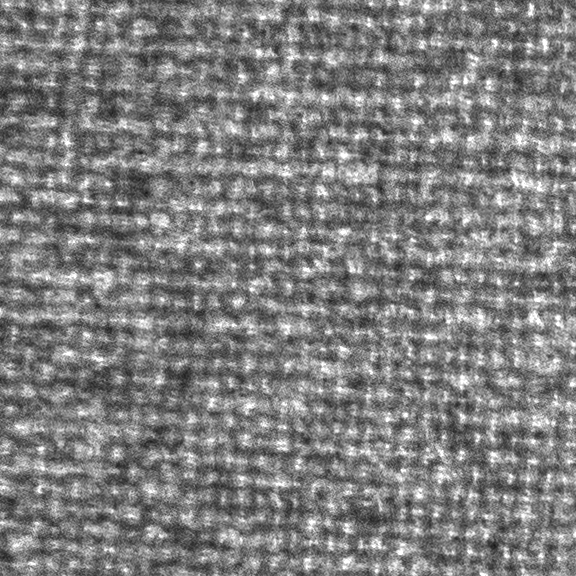
#> input picture 1.~B4/soturon/PSS_PYTHON/backup/samples/blanket1-a-p001.png, 576 x 576 px, given in place of CountExamp1.o.jpg, which was not available
$ jupyter execute --allow-errors Texture_synth_original.ipynb   (Python 2 division)
#> lines starting #> are read from the running program, lines starting #| are printed output that depends on the picture; pictures that were not available may be replaced by others from this repository, and a replacement may not be noted
### 1.~B4/soturon/PSS_PYTHON/backup/texture_analysis_g.py
'''

	Texture Analysis (Gray Scale Version)

	this is a port of textureSynth/textureAnalysis.m by J. Portilla and E. Simoncelli.
	http://www.cns.nyu.edu/~lcv/texture/


'''

import numpy as np
import matplotlib.pyplot as plt
from scipy.stats import skew, kurtosis
from PIL import Image
import sys, os, copy
import logging

import sutils
import steerable_pyramid_mat as steerable

SCRIPT_NAME = os.path.basename(__file__)
# logging
LOG_FMT = "[%(name)s] %(asctime)s %(levelname)s %(lineno)s %(message)s"
logging.basicConfig(level=logging.DEBUG, format=LOG_FMT)
LOGGER = logging.getLogger(os.path.basename(__file__))

class TextureAnalysis():
	def __init__(self, image, xres, yres, n, k, m):
		self.IMAGE_ARRAY = image # array
		self.XRES = xres # horizontal resolution (must be odd)
		self.YRES = yres # vertical resolution (must be odd)
		self.K = k # num. of orientation
		self.N = n # depth
		self.M = m # window size (must be odd)

		### mean and covariances of original image
		self.MEAN_RGB = np.array([])
		self.COV_RGB = np.array([])

		### marginal statistics of original image
		self.IM_MAR = np.array([])
		self.IM_CA = np.array([])

		## Steerable Pyramid
		self.LR = {}
		self.LR_MAR = np.array([])
		self.LR_MMEAN = 0.
		self.LR_CA = np.array([])

		self.BND = []
		self.BND_M = []
		self.BND_MCOR = []
		self.BND_MMAR = []
		self.BND_R = []
		self.BND_P = []
		self.BND_RP = []
		self.BND_IP = []
		self.H0 = {}
		self.H0_PRO = 0.

		self.COV_LR = np.array([])

		self.CF_MAR = []
		self.CF_CA = []
		self.CF_COUS = []
		self.CF_RCOU = []
		self.CF_CPAR = []
		self.CF_RPAR = []

	'''
		Analyse
	'''
	def analyse(self):
		la = int((self.M -1)/2)
		# marginal statistics of original image.
		self.IM_MAR = sutils.mrg_stats(self.IMAGE_ARRAY)

		# covariance matrix of orignal image
		self.IM_VAR = self.IM_MAR[1]

		# (a1) central auto correlation of image
		self.IM_CA = sutils.get_acorr(self.IMAGE_ARRAY, self.M)


		# add noise (according to textureAnalysis.m)
		# this is not neccesary.

		#noise = np.random.normal(0, 1, self.IMAGE_ARRAY.shape[0] * self.IMAGE_ARRAY.shape[1]).reshape(self.IMAGE_ARRAY.shape[0], self.IMAGE_ARRAY.shape[1])
		#noise = (noise * self.IM_MAR[4] - self.IM_MAR[5]) / 1000.
		#self.IMAGE_ARRAY = self.IMAGE_ARRAY + noise

		#-----------------------------------------
		# create steerable pyramid
		_sp = steerable.SteerablePyramid(self.IMAGE_ARRAY, self.XRES, self.YRES, self.N, self.K, '', '', 0)
		_sp.create_pyramids()

		#-----------------------------------------
		# lowpass residual
		lr = copy.deepcopy(_sp.LR)
		## marginal statistics of LR
		self.LR_MMEAN = np.mean(np.abs(lr['s']))
		## subtract mean : according to textureColorAnalysis.m
		_mean = np.mean(lr['s'].real)
		lr['s'] = lr['s'].real - _mean
		lr['f'] = np.fft.fftshift(np.fft.fft2(lr['s']))
		self.LR = lr
		## marginal statistics of lowpass residual
		## get L0 of LR of small size.(this tric is for synthesis process)
		_s = steerable.SteerablePyramid(lr['s'], lr['s'].shape[1], lr['s'].shape[0], 1, self.K, '', '', 0)
		_s.create_pyramids()

		# initial value of coarse to fine
		im = _s.L0['s'].real
		self.LR_CA = sutils.get_acorr(im, self.M)

		## marginal statistics of LR
		self.LR_MAR = sutils.mrg_stats(im)
		vari = self.LR_CA[la,la]
		## matlabに合わせる．
		if ( vari / self.IM_MAR[1] ) > 1e-6:
			self.LR_MAR[2] = np.mean(im.flatten()**3) / vari**1.5
			self.LR_MAR[3] = np.mean(im.flatten()**4) / vari**2
		else:
			self.LR_MAR[2] = 0
			self.LR_MAR[3] = 3

		#-----------------------------------------
		# bandpass
		bnd = copy.deepcopy(_sp.BND)
		self.BND = bnd

		_b_m, _b_r, _b_i = sutils.trans_b(bnd)
		## marginal statistics of magnitude
		self.BND_MMAR = sutils.mrg_b(_b_m)
		## magnitude
		for i in range(len(_b_m)):
			for k in range(len(_b_m[i])):
				_b_m[i][k] -= np.mean(_b_m[i][k])
		self.BND_M = _b_m
		## central auto-correlation of magnitude (this is 'ace' in textureColorAnalysis.m)
		self.BND_MCOR = sutils.autocorr_b(_b_m, self.M)
		## real values
		self.BND_R = _b_r

		_b_p, _b_rp, _b_ip = sutils.get_parent_g(copy.deepcopy(_sp.BND))
		## maginitude of parent bandpass  (this is 'parent' in textureColorAnalysis.m)
		self.BND_P = _b_p
		## real values of parent bandpass (this is half of 'rparent' in textureColorAnalysis.m)
		self.BND_RP = _b_rp
		## imaginary values of parent bandpass (this is half of 'rparent' in textureColorAnalysis.m)
		self.BND_IP = _b_ip

		#-----------------------------------------
		# highpass residual
		_b = copy.deepcopy(_sp.H0)
		self.H0 = _b
		## marginal statistics of highpass residual
		self.H0_PRO = np.var(_b['s'].real,ddof=0)

		#-----------------------------------------
		# statistics for coarse to fine
		_ms = []
		_ac = []
		_cou = []
		for dp in range(self.N-1, -1, -1):
			# create steerable pyramid (create filters only)
			_z = np.zeros_like(bnd[dp][0]['s'])
			_s = steerable.SteerablePyramid(_z, _z.shape[1], _z.shape[0], 1, self.K, '', '', 0)
			# reconstruct dummy pyramid
			_recon = np.zeros_like(_z)
			for k in range(self.K):
 			#	_recon += _s.B_FILT[0][k] * bnd[dp][k]['f']
				_recon += ( (1j)**(self.K-1) ) * _s.B_FILT[0][k] * np.fft.fftshift( np.fft.fft2( bnd[dp][k]['s'].real ) )
			#	_recon += ( (1j)**(self.K-1) ) * _s.B_FILT[0][k] * bnd[dp][k]['f']
			_recon = _recon * _s.L0_FILT
			_recon = np.fft.ifft2(np.fft.ifftshift(_recon)).real

			# expand
			im = sutils.expand(im, 2).real / 4.
			im = im.real + _recon

			# marginal statistics
			_ms.append(sutils.mrg_stats(im))
			# central auto correlations
			_ac.append(sutils.get_acorr(im, self.M))

		self.CF_MAR = _ms[::-1]
		self.CF_CA = _ac[::-1] # this is 'acr' in textureColorAnalysis.m

		#-----------------------------------------
		# auto correlartion matrix of lowpass residual (2 slided)
		self.COV_LR = sutils.cov_lr_g(self.LR)

		# coarse to fine loop (Get statistics of Bandpass)
		for dp in range(self.N-1, -1, -1):

			# combine colors
			cousins = sutils.cori_b(self.BND_M, dp)
			## save covariance matrices
			_tmp = np.dot(cousins.T, cousins) / cousins.shape[0]
			self.CF_COUS.append(copy.deepcopy(_tmp))

			bnd_r = []
			for k in range(self.K):
				bnd_r.append(self.BND[dp][k]['s'].real)

			rcousins = sutils.cori_bc(bnd_r, dp)
			# save covariance matrices
			_tmp = np.dot(rcousins.T, rcousins) / rcousins.shape[0]
			self.CF_RCOU.append(copy.deepcopy(_tmp))

			if dp < self.N-1:
				parents = self.BND_P[dp]
				# save covariance matrices
				_tmp = np.dot(cousins.T, parents) / cousins.shape[0]
				self.CF_CPAR.append(copy.deepcopy(_tmp))

				rparents = sutils.cori_rp(self.BND_RP, self.BND_IP, dp)
				# save covariance matrices
				_tmp = np.dot(rcousins.T, rparents) / rcousins.shape[0]
				self.CF_RPAR.append(copy.deepcopy(_tmp))


		self.CF_COUS = self.CF_COUS[::-1]
		self.CF_RCOU = self.CF_RCOU[::-1]
		self.CF_RPAR = self.CF_RPAR[::-1]
		self.CF_CPAR = self.CF_CPAR[::-1]

		return None

### 1.~B4/soturon/PSS_PYTHON/sutils.py
import numpy as np
import math
from scipy.stats import skew, kurtosis
from sklearn.decomposition import PCA
import os
import logging

#SCRIPT_NAME = os.path.basename(__file__)

# logging
LOG_FMT = "[%(name)s] %(asctime)s %(levelname)s %(lineno)s %(message)s"
logging.basicConfig(level=logging.DEBUG, format=LOG_FMT)
LOGGER = logging.getLogger(os.path.basename(__file__))

PS = 1e-6

'''
	Upsampling

	this is a port of textureSynth/expand.m by J. Portilla and E. Simoncelli.
	http://www.cns.nyu.edu/~lcv/texture/
	https://github.com/LabForComputationalVision/textureSynth

'''
# [34 lines left out: function expand, not called in this run]


'''
	Downsampling

	this is a port of textureSynth/shrink.m by J. Portilla and E. Simoncelli.
	https://github.com/LabForComputationalVision/textureSynth

	http://www.cns.nyu.edu/~lcv/texture/

'''
# [18 lines left out: function shrink, not called in this run]

'''
	Doubling phases

	this is a port of textureSynth/modskew.m by J. Portilla and E. Simoncelli.
	https://github.com/LabForComputationalVision/textureSynth

'''
# [11 lines left out: function double_phase, not called in this run]

# [11 lines of commented-out code are left out]


'''
	modify skewness

	this is a port of textureSynth/modskew.m by J. Portilla and E. Simoncelli.
	https://github.com/LabForComputationalVision/textureSynth

	http://www.cns.nyu.edu/~lcv/texture/

'''
# [121 lines left out: function mod_skew, not called in this run]


'''
	modify kurtosis

	this is a port of textureSynth/modkurt.m by J. Portilla and E. Simoncelli.
	https://github.com/LabForComputationalVision/textureSynth

	http://www.cns.nyu.edu/~lcv/texture/

'''

# [106 lines left out: functions SNR, mod_kurt, not called in this run]


'''
	modify auto correlation

	this is a port of textureSynth/modacor22.m by J. Portilla and E. Simoncelli.
	https://github.com/LabForComputationalVision/textureSynth

	http://www.cns.nyu.edu/~lcv/texture/

'''
# [70 lines left out: function mod_acorr, not called in this run]


'''
	adjust correlation

	this is a port of textureSynth/adjustCorr1s.m by J. Portilla and E. Simoncelli.
	https://github.com/LabForComputationalVision/textureSynth

	http://www.cns.nyu.edu/~lcv/texture/

'''
# [38 lines left out: function adjust_corr1, not called in this run]


'''
	adjust correlation

	this is a port of textureSynth/adjustCorr2s.m by J. Portilla and E. Simoncelli.
	https://github.com/LabForComputationalVision/textureSynth

	http://www.cns.nyu.edu/~lcv/texture/

'''

# [99 lines left out: functions adjust_corr2s, adjust_corr2, not called in this run]


'''
	calicurate auto correlation

'''
def get_acorr(im, mm):
	_fr = np.fft.fft2(im)
#	_fr = np.fft.fftshift(np.fft.fft2(im))
	_la = np.floor((mm-1)/2)

	_t = np.absolute(_fr)
	_tmp = _t ** 2 / np.prod(_t.shape)
#	_tmp = ( _t - np.mean(_t.flatten()) )**2 / np.prod(_t.shape)
	# important!! auto-correlation
	_tmp = np.fft.ifft2(_tmp)
	_tmp = _tmp.real
	_tmp = np.fft.ifftshift(_tmp)
#	_tmp = np.absolute(_tmp)

	ny = int(_t.shape[0]/2.0)
	nx = int(_t.shape[1]/2.0)

	_sch = min((ny, nx))
	le = int(min((_sch/2-1, _la)))
	ac = _tmp[ny-le: ny+le+1, nx-le: nx+le+1]

	return ac


'''
	covariance matrix of color image(3 channels)

'''
# [15 lines left out: function cov_im, not called in this run]


'''
	means of color image(3 channels)

'''
# [12 lines left out: function mean_im, not called in this run]


'''
	normalized PCA

'''
# [16 lines left out: function get_pca_test, not called in this run]

'''
	normalized PCA

'''
# [33 lines left out: function get_pca, not called in this run]


'''
	(1) marginal statistics
		mean, variance, skewness, kurtosis, range of original image
		variance of highpass residual
'''

def mrg_stats(image):
	image = image.real.flatten()
	_mean = np.mean(image)
	_var  = np.var(image,ddof=1)
	_skew = np.mean(np.mean( (image -_mean)**3 ))/_var**(3/2)
	_kurt = np.mean(np.mean( (image -_mean)**4 ))/_var**(2)
	_max  = np.max(image)
	_min  = np.min(image)

	return [_mean,_var,_skew,_kurt,_max,_min]
'''
def mrg_stats(image):

	_mean = np.mean(image.real.flatten())
	_var = np.var(image.real.flatten())
	_skew = skew(image.real.flatten())
	_kurt = kurtosis(image.real.flatten()) + 3.0 # make same as MATLAB
	_max = np.max(image.real)
	_min = np.min(image.real)

	return [ _mean, _var, _skew, _kurt, _max, _min ]

'''
'''
	auto-correlation of lowpass residual (Color Version)

'''
# [13 lines left out: function cov_lr, not called in this run]

'''
	conbine slided residuals (Color Version)
'''
# [16 lines left out: function get_2slide, not called in this run]


'''
	auto-correlation of lowpass residual (Gray Version)

'''
# [11 lines left out: function cov_lr_g, not called in this run]


'''
	conbine slided residuals (Gary Version)
'''
# [14 lines left out: function get_2slide_g, not called in this run]


'''
	get magnitude and real values of bandpass

'''
# [23 lines left out: function trans_b, not called in this run]


'''
	get parents of bandpass (Color)

'''
# [39 lines left out: function get_parent, not called in this run]


'''
	get parents of bandpass (Gray)

'''
# [26 lines left out: function get_parent_g, not called in this run]


'''
	central auto-correlation of magnitude of bandpass

'''
# [9 lines left out: function autocorr_b, not called in this run]


'''
	marginal statistics of magnitude of bandpass

'''
# [9 lines left out: function mrg_b, not called in this run]


'''
	combine colors	(color version)

'''
# [88 lines left out: functions cclr_b, cclr_bc, cclr_p, cclr_rp, not called in this run]


'''
	separate colors

'''
# [17 lines left out: function sclr_b, not called in this run]


'''
	combine orientations (Gray Only)

'''
# [47 lines left out: functions cori_b, cori_bc, cori_rp, not called in this run]


'''
	separate orientations (Gray ony)

'''
# [12 lines left out: function sori_b, not called in this run]

'''
	Create mirrored image

'''
def pad_reflect(image):
	image1 = np.pad(image, [[int(image.shape[0]/2), int(image.shape[0]/2)], [int(image.shape[1]/2), int(image.shape[1]/2)]] , 'reflect')
	return image1


# [13 lines left out: function mkAngle, not called in this run]

### 1.~B4/soturon/PSS_PYTHON/steerable_pyramid_mat.py
from PIL import Image
import matplotlib.pyplot as plt
import numpy as np
import Steerable_pyramid_filtonly as st_filt

class SteerablePyramid():
    def __init__(self, image, xres, yres, n, k, image_name, out_path, verbose):
        self.XRES = xres # horizontal resolution
        self.YRES = yres # vertical resolution
        self.IMAGE_ARRAY = np.asarray(image, dtype='complex')
        self.IMAGE_NAME = image_name

        #		self.OUT_PATH = out_path # path to the directory for saving images.
        self.OUT_PATH = out_path + '/{}' # path to the directory for saving images.

        ## validation of num. of orientaion
        self.Ks = [4, 6, 8, 10, 12, 15, 18, 20, 30, 60]
        if not k in self.Ks:
#            LOGGER.error('illegal number of orientation: {}'.format(str(k)))
            raise ValueError('illegal number of orientation: {}'.format(str(k)))

        self.K = k # num. of orientation
        ## validation of depth
        _tmp = np.log2(np.min(np.array([xres, yres])))

        if n  > _tmp - 1:
#            LOGGER.error('illegal depth: {}'.format(str(n)))
            raise ValueError('illegal depth: {}'.format(str(n)))
        self.N = n # depth
        self.verbose = verbose # verbose

        # Filters
        self.H0_FILT = np.array([])
        self.L0_FILT = np.array([])
        self.L_FILT = []
        self.H_FILT = []
        self.B_FILT = []

        # Pyramids
        self.H0 = {'f':None, 's':None}
        self.L0 = {'f':None, 's':None}
        self.LR = {'f':None, 's':None}
        self.BND = []
        self.LOW = [] #L1, ...LN

        h0_filt,l0_filt,nbfilts,lfilts = st_filt.buildSCFpyr_Filt(self.XRES,self.YRES,ht=self.N,nbands=self.K,twidth=1)

        # deforme nbfilts[N][K,filt_xres,filt_yres]  to [N][K][filt_xres,filt_yres]
        nbfilts = [ bfilt for bfilt in [bfilts for bfilts in nbfilts ]]

        self.H0_FILT = h0_filt
        self.L0_FILT = l0_filt
        self.L_FILT  = lfilts
        self.B_FILT  = nbfilts

    # create steerable pyramid
    # [112 lines left out: functions create_pyramids, collapse_pyramids, not called in this run]

### 1.~B4/soturon/PSS_PYTHON/backup/Texture_synth_original.ipynb
[cell 1]
import numpy as np
import matplotlib.pyplot as plt
from numpy.linalg import LinAlgError
from scipy.stats import skew, kurtosis
from PIL import Image
import sys, os
import logging
import argparse, copy
import time

import sutils
import steerable_pyramid_mat as steerable
import texture_analysis_g as ta
from scipy import io
from IPython.core.debugger import Pdb
from pandas import DataFrame as DF
import openpyxl
import pandas as pd

ALPHA = 0.8
'''
	Texture Synthesis by Portilla-Simoncelli's algorithm

'''

out_path ="tmp"
#image = Image.open("samples/blanket2-b-p017_original.png").convert("L")
image = Image.open("periodic/CountExamp1.o.jpg").convert("L")
#> image is the input picture: PIL image 576x576 L; min 22, max 255, mean 126.9
image = image.resize((256,256))
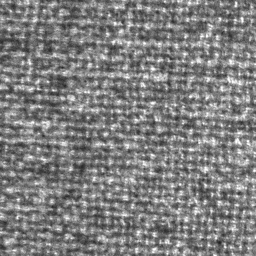
#> image: PIL image 256x256 L; min 32, max 255, mean 126.9
image = np.array(image)

resol_x = image.shape[1]
#> resol_x = 256
resol_y = image.shape[0]
#> resol_y = 256
num_depth = 4
num_ori = 4
num_neighbor = 7
iter = 200

cmask = np.array([1,1,1,1])

class Exwritter():
    def __init__(self):
        self.wr_count = 0
        DF([0]).to_excel("output.xlsx")
    def w(self,array):
        df = DF(array)
        writer = pd.ExcelWriter('output.xlsx',engine="openpyxl",mode="a")
        df.to_excel(writer, sheet_name='Sheet_name_{}'.format(self.wr_count))
        writer.close()
        self.wr_count +=1

[cell 2]
# cmask (optional): binary column vector (4x1) indicating which sets of
# constraints we want to apply in the synthesis. The four sets are:
#               1) Marginal statistics (mean, var, skew, kurt, range)
#               2) Correlation of subbands (space, orientation, scale)
#               3) Correlation of magnitude responses (sp, or, sc)
#               4) Relative local phase

[cell 3]
#image_mat = io.loadmat("synth-test/init_ref.mat")
#image = image_mat["im0"]

# analyse original image
orig_data = ta.TextureAnalysis(image, resol_x, resol_y, num_depth, num_ori, num_neighbor)
orig_data.analyse()
#> in analyse, `self.IM_MAR = sutils.mrg_stats(self.IMAGE_ARRAY)`: self.IM_MAR = [126.9, 1338.7, 24.05, 3.25, 255, 32]
#> in analyse, `self.IM_VAR = self.IM_MAR[1]`: self.IM_VAR = 1338.7
#> in get_acorr, `_t = np.absolute(_fr)`:
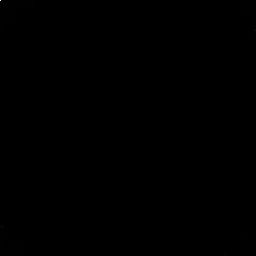
#> _t: shape (256, 256) float64; min 9.97, max 8316220, mean 4816.6; drawn with min black and max white
#> in get_acorr, `_tmp = _tmp.real`:
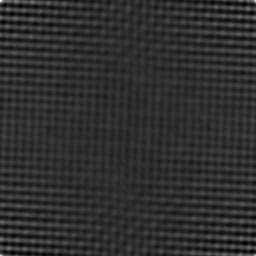
#> _tmp: shape (256, 256) float64; min 15793.6, max 17441.2, mean 16102.5; drawn with min black and max white
#> in get_acorr, `_tmp = np.fft.ifftshift(_tmp)`:
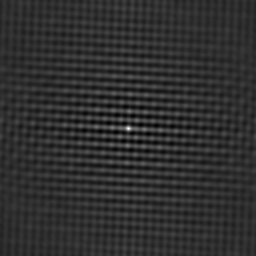
#> _tmp: shape (256, 256) float64; min 15793.6, max 17441.2, mean 16102.5; drawn with min black and max white
#> (the call stopped at in __init__, `h0_filt,l0_filt,nbfilts,lfilts = st_filt.buildSCFpyr_Filt(self.XRES,se..`: Steerable_pyramid_filtonly is not available in this run)

# center index of auto correlation
Na = orig_data.LR_CA.shape[0]
#> Na = 0
la = int((Na -1)/2)
#> la = -1
p = 1

[cell 4]
#orig_data.IM_MAR[4] = 255
#orig_data.IM_MAR[5] = 0

#> (a cell that did not finish here is left out)

[cell 6]
im = np.random.normal(0, 1, resol_x * resol_y).reshape(resol_y, resol_x)
im = im * np.sqrt(orig_data.IM_MAR[1])
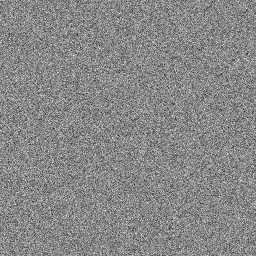
#> im: shape (256, 256) float64; min -177.5, max 155.2, mean -0.1; drawn with min black and max white
im = im + orig_data.IM_MAR[0]

# iteration
prev_im = np.array([])
prev_dst = 0.

#> (a cell that did not finish here is left out)

$ run again, on 1.~B4/soturon/PSS_PYTHON/backup/samples/bark.jpg
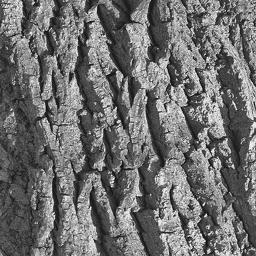
#> input picture 1.~B4/soturon/PSS_PYTHON/backup/samples/bark.jpg, 256 x 256 px, given in place of CountExamp1.o.jpg, which was not available
#> image is the input picture: PIL image 256x256 L; min 0, max 255, mean 110.9
#> self.IM_MAR = [110.9, 2985.2, 20.05, 2.02, 255, 0]
#> self.IM_VAR = 2985.2
#> in get_acorr, `_tmp = _tmp.real`:
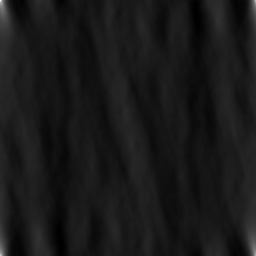
#> _tmp: shape (256, 256) float64; min 11979.4, max 15290.2, mean 12305.1; drawn with min black and max white
#> in get_acorr, `_tmp = np.fft.ifftshift(_tmp)`:
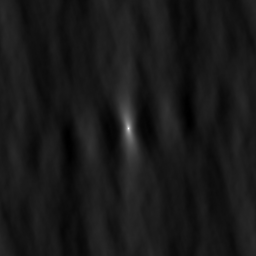
#> _tmp: shape (256, 256) float64; min 11979.4, max 15290.2, mean 12305.1; drawn with min black and max white
